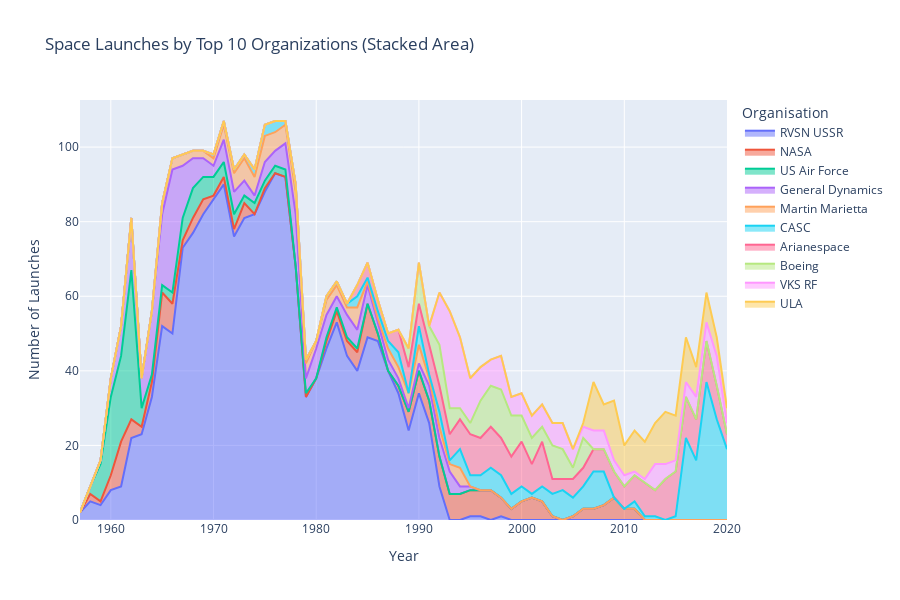

Notebook cell for this chart:
### Code cell
# Stacked area chart
fig = px.area(org_launches_yearly, 
              x='Year', 
              y='Launches', 
              color='Organisation',
              title='Space Launches by Top 10 Organizations (Stacked Area)',
              line_group='Organisation')
fig.update_layout(xaxis_title='Year', 
                  yaxis_title='Number of Launches',
                  height=600)
fig.show()

### Figure 1 — Plotly figure (JSON) as saved in the notebook; plotly's stock layout.template omitted (floating-point values rounded to 4 significant figures)
{"data": [{"fillpattern": {"shape": ""}, "hovertemplate": "Organisation=RVSN USSR<br>Year=%{x}<br>Launches=%{y}<extra></extra>", "legendgroup": "RVSN USSR", "line": {"color": "#636efa"}, "marker": {"symbol": "circle"}, "mode": "lines", "name": "RVSN USSR", "orientation": "v", "showlegend": true, "stackgroup": "1", "type": "scatter", "x": [1957, 1958, 1959, 1960, 1961, 1962, 1963, 1964, 1965, 1966, 1967, 1968, 1969, 1970, 1971, 1972, 1973, 1974, 1975, 1976, 1977, 1978, 1979, 1980, 1981, 1982, 1983, 1984, 1985, 1986, 1987, 1988, 1989, 1990, 1991, 1992, 1995, 1996, 1998], "xaxis": "x", "y": [2, 5, 4, 8, 9, 22, 23, 33, 52, 50, 73, 77, 82, 86, 90, 76, 81, 82, 88, 93, 92, 68, 33, 38, 46, 53, 44, 40, 49, 48, 40, 34, 24, 34, 26, 9, 1, 1, 1], "yaxis": "y"}, {"fillpattern": {"shape": ""}, "hovertemplate": "Organisation=NASA<br>Year=%{x}<br>Launches=%{y}<extra></extra>", "legendgroup": "NASA", "line": {"color": "#EF553B"}, "marker": {"symbol": "circle"}, "mode": "lines", "name": "NASA", "orientation": "v", "showlegend": true, "stackgroup": "1", "type": "scatter", "x": [1958, 1959, 1960, 1961, 1962, 1963, 1964, 1965, 1966, 1967, 1968, 1969, 1970, 1971, 1972, 1973, 1975, 1981, 1982, 1983, 1984, 1985, 1986, 1988, 1989, 1990, 1991, 1992, 1993, 1994, 1995, 1996, 1997, 1998, 1999, 2000, 2001, 2002, 2003, 2005, 2006, 2007, 2008, 2009, 2010, 2011], "xaxis": "x", "y": [2, 1, 4, 12, 5, 2, 4, 9, 8, 2, 4, 4, 1, 2, 2, 4, 1, 2, 3, 4, 5, 9, 2, 2, 5, 6, 6, 8, 7, 7, 7, 7, 8, 5, 3, 5, 6, 5, 1, 1, 3, 3, 4, 6, 3, 3], "yaxis": "y"}, {"fillpattern": {"shape": ""}, "hovertemplate": "Organisation=US Air Force<br>Year=%{x}<br>Launches=%{y}<extra></extra>", "legendgroup": "US Air Force", "line": {"color": "#00cc96"}, "marker": {"symbol": "circle"}, "mode": "lines", "name": "US Air Force", "orientation": "v", "showlegend": true, "stackgroup": "1", "type": "scatter", "x": [1958, 1959, 1960, 1961, 1962, 1963, 1964, 1965, 1966, 1967, 1968, 1969, 1970, 1971, 1972, 1973, 1974, 1975, 1976, 1977, 1979, 1981, 1982, 1983, 1984], "xaxis": "x", "y": [2, 10, 21, 23, 40, 5, 2, 2, 3, 6, 8, 6, 5, 4, 4, 2, 3, 2, 2, 2, 1, 1, 1, 1, 1], "yaxis": "y"}, {"fillpattern": {"shape": ""}, "hovertemplate": "Organisation=General Dynamics<br>Year=%{x}<br>Launches=%{y}<extra></extra>", "legendgroup": "General Dynamics", "line": {"color": "#ab63fa"}, "marker": {"symbol": "circle"}, "mode": "lines", "name": "General Dynamics", "orientation": "v", "showlegend": true, "stackgroup": "1", "type": "scatter", "x": [1959, 1960, 1961, 1962, 1963, 1964, 1965, 1966, 1967, 1968, 1969, 1970, 1971, 1972, 1973, 1974, 1975, 1976, 1977, 1978, 1979, 1980, 1981, 1982, 1983, 1984, 1985, 1986, 1987, 1988, 1989, 1990, 1991, 1992, 1993, 1994, 1995], "xaxis": "x", "y": [1, 5, 8, 14, 8, 17, 19, 33, 14, 8, 5, 3, 6, 6, 4, 2, 5, 4, 7, 14, 4, 8, 6, 3, 6, 5, 5, 3, 3, 2, 1, 2, 4, 5, 6, 2, 1], "yaxis": "y"}, {"fillpattern": {"shape": ""}, "hovertemplate": "Organisation=Martin Marietta<br>Year=%{x}<br>Launches=%{y}<extra></extra>", "legendgroup": "Martin Marietta", "line": {"color": "#FFA15A"}, "marker": {"symbol": "circle"}, "mode": "lines", "name": "Martin Marietta", "orientation": "v", "showlegend": true, "stackgroup": "1", "type": "scatter", "x": [1965, 1966, 1967, 1968, 1969, 1970, 1971, 1972, 1973, 1974, 1975, 1976, 1977, 1978, 1979, 1980, 1981, 1982, 1983, 1984, 1985, 1986, 1987, 1988, 1989, 1990, 1991, 1992, 1993, 1994], "xaxis": "x", "y": [3, 3, 3, 2, 2, 2, 4, 5, 6, 5, 7, 5, 5, 6, 4, 2, 4, 3, 2, 6, 1, 1, 3, 3, 4, 5, 2, 3, 2, 5], "yaxis": "y"}, {"fillpattern": {"shape": ""}, "hovertemplate": "Organisation=CASC<br>Year=%{x}<br>Launches=%{y}<extra></extra>", "legendgroup": "CASC", "line": {"color": "#19d3f3"}, "marker": {"symbol": "circle"}, "mode": "lines", "name": "CASC", "orientation": "v", "showlegend": true, "stackgroup": "1", "type": "scatter", "x": [1970, 1971, 1972, 1973, 1974, 1975, 1976, 1977, 1978, 1979, 1981, 1982, 1983, 1984, 1985, 1986, 1987, 1988, 1990, 1991, 1992, 1993, 1994, 1995, 1996, 1997, 1998, 1999, 2000, 2001, 2002, 2003, 2004, 2005, 2006, 2007, 2008, 2011, 2012, 2013, 2015, 2016, 2017, 2018, 2019, 2020], "xaxis": "x", "y": [1, 1, 1, 1, 2, 3, 3, 1, 2, 1, 1, 1, 1, 3, 1, 2, 2, 4, 5, 1, 4, 1, 5, 3, 4, 6, 6, 4, 4, 1, 4, 6, 8, 5, 6, 10, 9, 2, 1, 1, 1, 22, 16, 37, 27, 19], "yaxis": "y"}, {"fillpattern": {"shape": ""}, "hovertemplate": "Organisation=Arianespace<br>Year=%{x}<br>Launches=%{y}<extra></extra>", "legendgroup": "Arianespace", "line": {"color": "#FF6692"}, "marker": {"symbol": "circle"}, "mode": "lines", "name": "Arianespace", "orientation": "v", "showlegend": true, "stackgroup": "1", "type": "scatter", "x": [1984, 1985, 1986, 1987, 1988, 1989, 1990, 1991, 1992, 1993, 1994, 1995, 1996, 1997, 1998, 1999, 2000, 2001, 2002, 2003, 2004, 2005, 2006, 2007, 2008, 2009, 2010, 2011, 2012, 2013, 2014, 2015, 2016, 2017, 2018, 2019, 2020], "xaxis": "x", "y": [3, 4, 3, 2, 6, 7, 6, 8, 7, 7, 8, 11, 10, 11, 10, 10, 12, 8, 12, 4, 3, 5, 5, 6, 6, 7, 6, 7, 9, 7, 11, 12, 11, 11, 11, 9, 4], "yaxis": "y"}, {"fillpattern": {"shape": ""}, "hovertemplate": "Organisation=Boeing<br>Year=%{x}<br>Launches=%{y}<extra></extra>", "legendgroup": "Boeing", "line": {"color": "#B6E880"}, "marker": {"symbol": "circle"}, "mode": "lines", "name": "Boeing", "orientation": "v", "showlegend": true, "stackgroup": "1", "type": "scatter", "x": [1989, 1990, 1991, 1992, 1993, 1994, 1995, 1996, 1997, 1998, 1999, 2000, 2001, 2002, 2003, 2004, 2005, 2006], "xaxis": "x", "y": [5, 11, 5, 11, 7, 3, 3, 10, 11, 13, 11, 7, 7, 4, 9, 8, 3, 8], "yaxis": "y"}, {"fillpattern": {"shape": ""}, "hovertemplate": "Organisation=VKS RF<br>Year=%{x}<br>Launches=%{y}<extra></extra>", "legendgroup": "VKS RF", "line": {"color": "#FF97FF"}, "marker": {"symbol": "circle"}, "mode": "lines", "name": "VKS RF", "orientation": "v", "showlegend": true, "stackgroup": "1", "type": "scatter", "x": [1992, 1993, 1994, 1995, 1996, 1997, 1998, 1999, 2000, 2001, 2002, 2003, 2004, 2005, 2006, 2007, 2008, 2009, 2010, 2011, 2012, 2013, 2014, 2015, 2016, 2017, 2018, 2019, 2020], "xaxis": "x", "y": [14, 26, 19, 12, 9, 7, 9, 5, 6, 6, 6, 6, 7, 5, 3, 5, 5, 3, 3, 1, 1, 7, 4, 3, 4, 6, 5, 8, 3], "yaxis": "y"}, {"fillpattern": {"shape": ""}, "hovertemplate": "Organisation=ULA<br>Year=%{x}<br>Launches=%{y}<extra></extra>", "legendgroup": "ULA", "line": {"color": "#FECB52"}, "marker": {"symbol": "circle"}, "mode": "lines", "name": "ULA", "orientation": "v", "showlegend": true, "stackgroup": "1", "type": "scatter", "x": [2006, 2007, 2008, 2009, 2010, 2011, 2012, 2013, 2014, 2015, 2016, 2017, 2018, 2019, 2020], "xaxis": "x", "y": [1, 13, 7, 16, 8, 11, 10, 11, 14, 12, 12, 8, 8, 5, 4], "yaxis": "y"}], "layout": {"height": 600, "legend": {"title": {"text": "Organisation"}, "tracegroupgap": 0}, "title": {"text": "Space Launches by Top 10 Organizations (Stacked Area)"}, "xaxis": {"anchor": "y", "domain": [0, 1], "title": {"text": "Year"}}, "yaxis": {"anchor": "x", "domain": [0, 1], "title": {"text": "Number of Launches"}}}}
